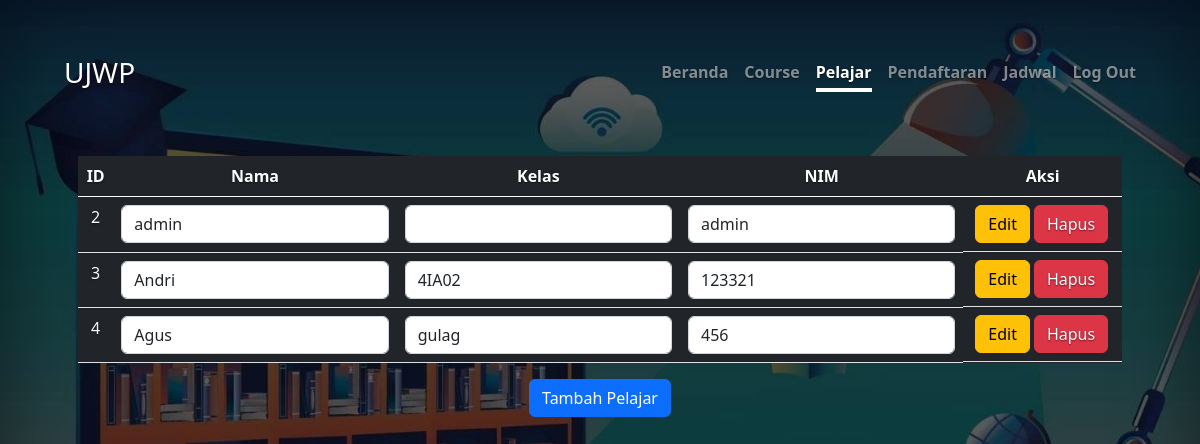
Page /tpelajar.php (signed in) on the committed database.
### tables this page shows
CREATE TABLE `pelajar` (
  `id_pelajar` int(5) NOT NULL,
  `nm_pelajar` varchar(50) NOT NULL,
  `kls_pelajar` varchar(6) NOT NULL,
  `nim_pelajar` varchar(40) NOT NULL,
  `role` varchar(9) NOT NULL
);

### tpelajar.php (the view, shortened to what this page needs)
<?php
include "koneksi.php";
?>
<!doctype html>
<html lang="en" class="h-100">
<head>
  <link href="https://cdn.jsdelivr.net/npm/bootstrap@5.0.2/dist/css/bootstrap.min.css" rel="stylesheet">
  <link href="./dist/css/bootstrap.min.css" rel="stylesheet">
  <link href="style.css" rel="stylesheet">
</head>
<body class="h-100 text-center bg-anime">
  <div class="d-flex w-100 h-100 p-3 mx-auto flex-column">
    <header class="px-5">
      <div class="text-white">
        <h3 class="float-md-start mb-0">UJWP</h3>
        <nav class="nav nav-masthead justify-content-center float-md-end">
          <a class="nav-link fw-bold py-1 px-0" href="dashboard.php">Beranda</a>
          <a class="nav-link fw-bold py-1 px-0" href="tcourse.php">Course</a>
          <a class="nav-link fw-bold py-1 px-0 active" aria-current="page" href="tpelajar.php">Pelajar</a>
          <a class="nav-link fw-bold py-1 px-0" href="tlaporan.php">Pendaftaran</a>
          <a class="nav-link fw-bold py-1 px-0" href="tjadwal.php">Jadwal</a>
          <?php
          if (isset($_SESSION["role"]) == "admin") {
            echo '
                <a class="nav-link fw-bold py-1 px-0" href="logout.php">Log Out</a>
                ';
          }
          ?>
        </nav>
      </div>
    </header>
    <div class="container-lg mt-5 text-left text-white">
      <div class="row">
        <div class="px-5">
          <table class="table mt-3 text-white bg-dark">
            <thead>
              <tr>
                <th>ID</th>
                <th>Nama</th>
                <th>Kelas</th>
                <th>NIM</th>
                <th>Aksi</th>
              </tr>
            </thead>
            <tbody>
              <?php
              $QUERY = mysqli_query($KONEKSI, "SELECT * FROM `pelajar`");
              while ($DATA = mysqli_fetch_assoc($QUERY)) {
                echo '
                              <tr>
                                <form method="post">
                                  <td>' . $DATA['id_pelajar'] . '</td>
                                  <td><input type="text" name="Pelajar" value="' . $DATA['nm_pelajar'] . '" class="form-control"></td>
                                  <td><input type="text" name="Kelas" value="' . $DATA['kls_pelajar'] . '" class="form-control"></td>
                                  <td><input type="text" name="Nim" value="' . $DATA['nim_pelajar'] . '" class="form-control"></td>
                                  <td class="d-flex">
                                      <input type="text" name="ID" value="' . $DATA["id_pelajar"] . '" hidden>
                                      <input type="submit" value="Edit" name="Edit" class="btn btn-warning mx-1">
                                      <a href="pelajar-config.php?Aksi=Hapus&id=' . $DATA['id_pelajar'] . '" class="btn btn-danger">Hapus</a>
                                  </td>
                                  </form>
                               </tr>
                              ';
              }
              ?>
            </tbody>
          </table>
        </div>
        <div>
          <button type="button" class="btn btn-primary" data-bs-toggle="modal" data-bs-target="#exampleModal">
            Tambah Pelajar
          </button>
        </div>
      </div>
    </div>
  </div>
</body>
</html>

### style.css (style rules this page uses)
body { text-shadow: 0 .05rem .1rem rgba(0, 0, 0, .5); box-shadow: inset 0 0 5rem rgba(0, 0, 0, .5); }
.nav-masthead .nav-link { color: rgba(255, 255, 255, .5); border-bottom: .25rem solid transparent; }
.nav-masthead .nav-link + .nav-link { margin-left: 1rem; }
.nav-masthead .active { color: #fff; border-bottom-color: #fff; }
html, body { height: 100%; }
body { display: flex; align-items: center; padding-top: 40px; padding-bottom: 40px; background-color: #f5f5f5; }
.bg-anime { background-image: url("background (2).jpg"); background-repeat: no-repeat; background-position: center; background-size: cover; }

### rows in the picture
pelajar: id_pelajar "2", Pelajar "admin", Nim "admin"
pelajar: id_pelajar "3", Pelajar "Andri", Kelas "4IA02", Nim "123321"
pelajar: id_pelajar "4", Pelajar "Agus", Kelas "gulag", Nim "456"
